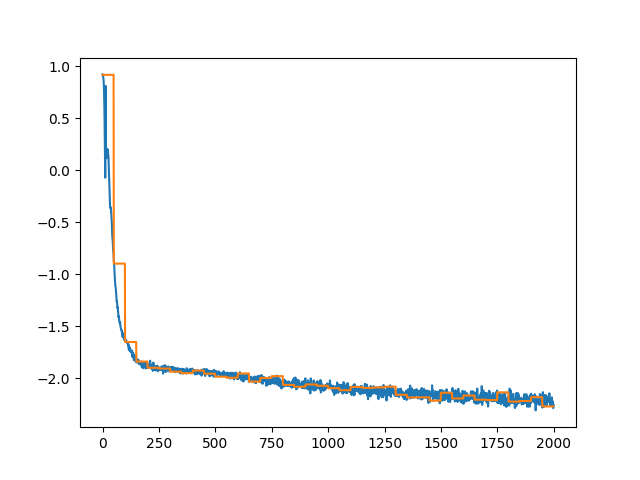
#> input picture M6_Computer_Vision/02. Annotating images and color spaces/img/jon1.png, 640 x 480 px
$ jupyter execute graph.ipynb
#> lines starting #> are read from the running program, lines starting #| are printed output that depends on the picture
[cell 1]
import cv2
import numpy as np
import matplotlib.pyplot as plt

[cell 2]
def imgshow(img):
    plt.figure(figsize=(10,10))
    plt.imshow((img[:,:,::-1]))

[cell 3]
path = './img/'

[cell 4]
g1 = cv2.imread(path + 'jon1.png')
#> g1 is the input picture: shape (480, 640, 3); mean B, G, R 250, 249.9, 249.5
g1_copy = g1.copy()

[cell 5]
imgshow(g1_copy)

[cell 6]
start_point1 = (400, 10)
start_point2 = (400, 30)
# Ending coordinate, here (125, 80)
# represents the bottom right corner of rectangle
end_point1 = (410, 20)
end_point2 = (410, 40)
# Black color in BGR
color = (255, 0, 0)
color2 = (20, 100, 255)
# Line thickness of -1 px
# Thickness of -1 will fill the entire shape
thickness = -1

# Using cv2.rectangle() method

# Draw a rectangle of black color of thickness -1 px
g1_colored = cv2.rectangle(g1_copy, start_point1, end_point1, color, thickness)
cv2.putText(g1_colored , 'Train Loss', (413,20), cv2.FONT_HERSHEY_COMPLEX, .5, (0,0,0),1, cv2.LINE_AA)
cv2.putText(g1_colored , 'Validation Loss', (413,40), cv2.FONT_HERSHEY_COMPLEX, .5, (0,0,0),1, cv2.LINE_AA)
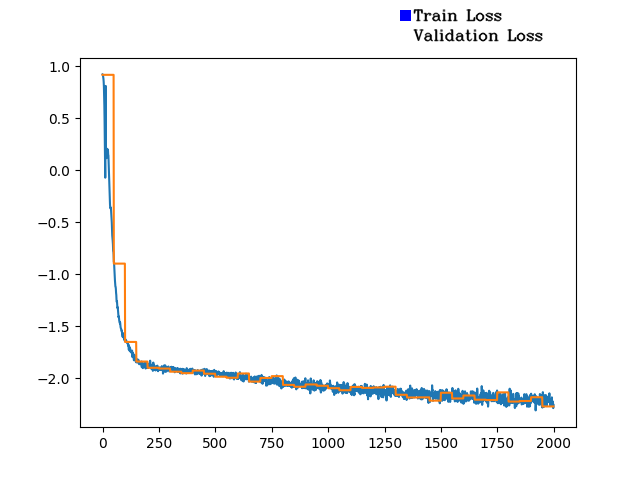
#> g1_colored: shape (480, 640, 3); mean B, G, R 249.3, 249.1, 248.7
g1_coloreds = cv2.rectangle(g1_colored, start_point2, end_point2, color2, thickness)
imgshow(g1_coloreds)

[cell 7]
cv2.imwrite('loss_graph.jpg', g1_coloreds)
#> Out = True

[cell 8]
g2 = cv2.imread(path + 'jon2.png')
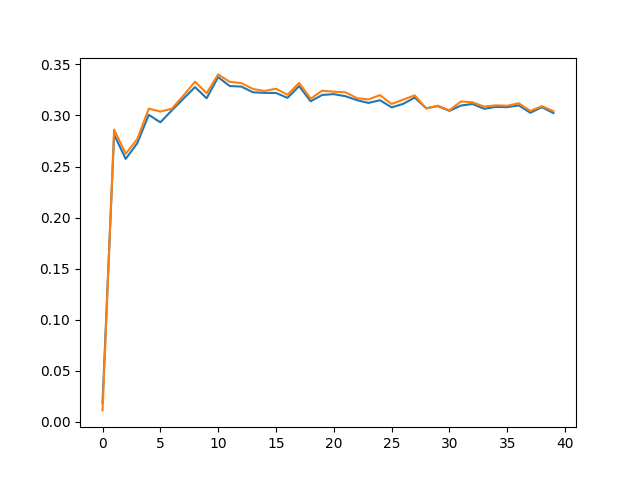
#> input picture M6_Computer_Vision/02. Annotating images and color spaces/img/jon2.png, 640 x 480 px
#> g2 is the input picture: shape (480, 640, 3); mean B, G, R 250.8, 251.2, 251.6
g2_copy = g2.copy()

[cell 9]
start_point1 = (400, 10)
start_point2 = (400, 30)
# Ending coordinate, here (125, 80)
# represents the bottom right corner of rectangle
end_point1 = (410, 20)
end_point2 = (410, 40)
# Black color in BGR
color = (255, 0, 0)
color2 = (20, 100, 255)
# Line thickness of -1 px
# Thickness of -1 will fill the entire shape
thickness = -1

# Using cv2.rectangle() method
# Draw a rectangle of black color of thickness -1 px
g2_colored = cv2.rectangle(g2_copy, start_point1, end_point1, color, thickness)
cv2.putText(g2_colored , 'Train Semantic Similarity', (413,20), cv2.FONT_HERSHEY_COMPLEX, .4, (0,0,0),1, cv2.LINE_AA)
cv2.putText(g2_colored , 'Validation Semantic Similarity', (413,40), cv2.FONT_HERSHEY_COMPLEX, .4, (0,0,0),1, cv2.LINE_AA)
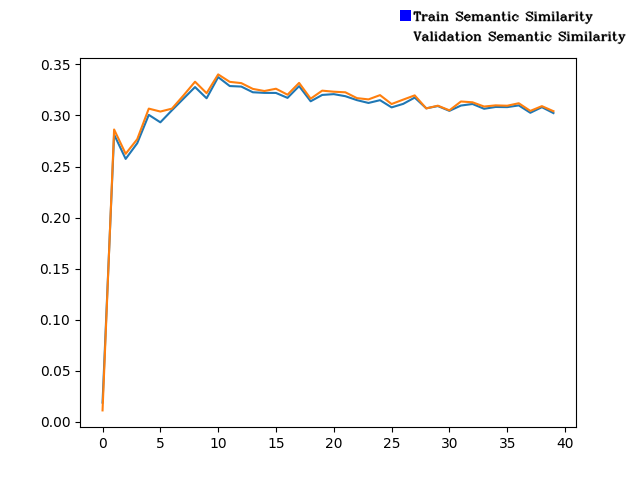
#> g2_colored: shape (480, 640, 3); mean B, G, R 249.6, 249.9, 250.3
g2_coloreds = cv2.rectangle(g2_colored, start_point2, end_point2, color2, thickness)
imgshow(g2_coloreds)

[cell 10]
cv2.imwrite('semantic_graph.jpg', g2_coloreds)
#> Out = True

[cell 11]
imgshow(g2)
